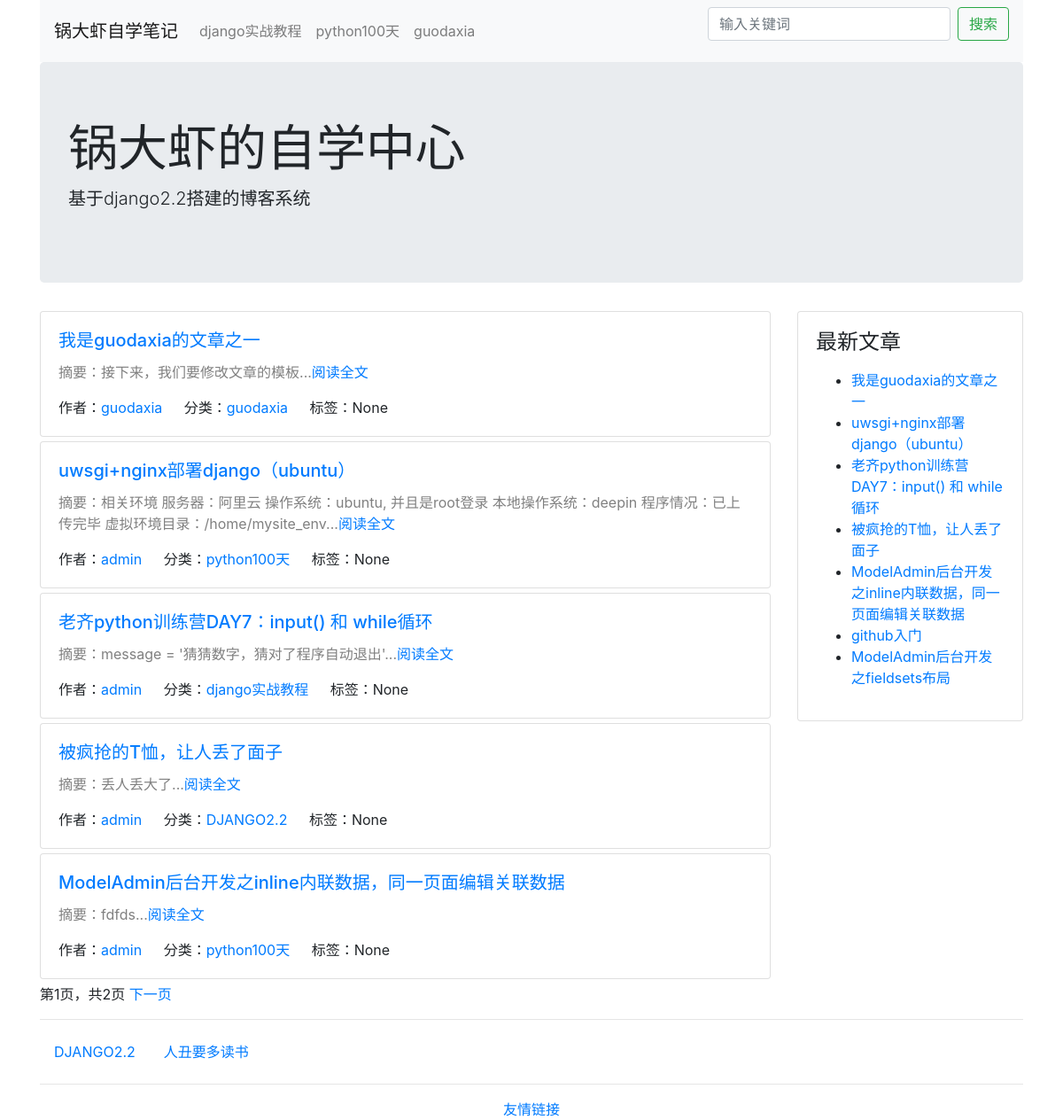
The page / on the database its author committed.
### blog/models.py (models this page shows, shortened)
class Category(models.Model):
    STATUS_NORMAL = 1
    STATUS_DELETE = 0
    STATUS_ITEMS = (
        (STATUS_NORMAL, '正常'),
        (STATUS_DELETE, '删除'),
    )
    name = models.CharField('名称', max_length=50)
    status = models.PositiveIntegerField('状态', default=STATUS_NORMAL, choices=STATUS_ITEMS)
    is_nav = models.BooleanField('是否为导航', default=False)
    owner = models.ForeignKey(User, verbose_name='作者', on_delete=models.CASCADE)
    created_time = models.DateTimeField('创建时间', auto_now_add=True)
    class Meta:
        verbose_name = verbose_name_plural = '分类'
    @classmethod
    def get_navs(cls):
        categories = cls.objects.filter(status=cls.STATUS_NORMAL)
        nav_categories = []
        normal_categories = []
        for cate in categories:
            if cate.is_nav:
                nav_categories.append(cate)
            else:
                normal_categories.append(cate)
        category = {
            'navs': nav_categories,
            'categories': normal_categories,
        }
        return category

class Post(models.Model):
    STATUS_NORMAL = 1
    STATUS_DELETE = 0
    STATUS_DRAFT = 2
    STATUS_ITEMS = (
        (STATUS_NORMAL, '正常'),
        (STATUS_DELETE, '删除'),
        (STATUS_DRAFT, '草稿'),
    )
    title = models.CharField('标题', max_length=255)
    decs = models.CharField('摘要', max_length=1024, blank=True, null=True)
    content = models.TextField('正文', help_text='正文必须为markdown格式')
    status = models.PositiveIntegerField('状态', choices=STATUS_ITEMS, default=STATUS_NORMAL)
    category = models.ForeignKey(Category, verbose_name='分类', on_delete=models.CASCADE)
    tag = models.ManyToManyField(Tag, verbose_name='标签')
    owner = models.ForeignKey(User, verbose_name='作者', on_delete=models.CASCADE)
    created_time = models.DateTimeField('创建时间', auto_now_add=True)
    pv = models.PositiveIntegerField(default=1)
    uv = models.PositiveIntegerField(default=1)
    class Meta:
        verbose_name = verbose_name_plural = '文章'
        ordering = ['-id']
    @classmethod
    def latest_posts(cls):
        return cls.objects.filter(status=cls.STATUS_NORMAL)

### config/models.py (models this page shows, shortened)
class SideBar(models.Model):
    STATUS_SHOW = 1
    STATUS_HIDE = 2
    DISPLAY_HTML = 1
    DISPLAY_LATEST = 2
    DISPLAY_HOT = 3
    DISPLAY_COMMENT = 4
    STATUS_ITEMS = (
        (STATUS_SHOW, '展示'),
        (STATUS_HIDE, '隐藏'),
    )
    SIDE_TYPE = (
        (DISPLAY_HTML, 'HTML'),
        (DISPLAY_LATEST, '最新文章'),
        (DISPLAY_HOT, '最热文章'),
        (DISPLAY_COMMENT, '最近评论'),
    )
    title = models.CharField('标题', max_length=50)
    display_type = models.PositiveIntegerField('展示类型', choices=SIDE_TYPE, default=1)
    content = models.CharField('内容', help_text='如果设置的不是HTML类型，可为空', blank=True, max_length=500)
    status = models.PositiveIntegerField('状态', choices=STATUS_ITEMS, default=STATUS_SHOW)
    owner = models.ForeignKey(User, verbose_name='作者', on_delete=models.CASCADE)
    created_time = models.DateTimeField('创建时间', auto_now_add=True)
    class Meta:
        verbose_name = verbose_name_plural = '侧边栏'
    @classmethod
    def get_all(cls):
        return cls.objects.filter(status=cls.STATUS_SHOW)
    @property
    def content_html(self):
        from blog.models import Post
        from comment.models import Comment
        result = ''
        if self.display_type == self.DISPLAY_HTML:
            result = self.content
        elif self.display_type == self.DISPLAY_LATEST:
            context = {
                'posts': Post.latest_posts(),
            }
            result = render_to_string('config/blocks/sidebar_posts.html', context)
        elif self.display_type == self.DISPLAY_HOT:
            context = {
                'posts': Post.hot_posts(),
            }
            result = render_to_string('config/blocks/sidebar_posts.html', context)
        elif self.display_type == self.DISPLAY_COMMENT:
            context = {
                'comments': Comment.objects.filter(status=Comment.STATUS_NORMAL),
            }
            result = render_to_string('config/blocks/sidebar_comments.html', context)
        return result

### blog/views.py (the view)
# urls.py: path('', IndexView.as_view(), name='index'),
class IndexView(CommonViewMixin, ListView):
    queryset = Post.latest_posts()
    paginate_by = 5
    context_object_name = 'post_list'
    template_name = 'blog/list.html'

### blog/views.py (called while the page is built)
    def get_context_data(self, **kwargs):
        context = super().get_context_data(**kwargs)
        context.update({
            'sidebars': SideBar.get_all(),
        })
        context.update(Category.get_navs())
        return context

### typeidea/templates/blog/list.html (shortened to what this page needs)
{% extends "../base.html" %}
{% block main %}
{% for post in post_list %}
<div class="card post">
    <div class="card-body">
        <h5 class="card-title"><a href="{% url 'post_detail' post.id %}">{{ post.title }}</a></h5>
        <div>
            <p style="color: gray">摘要：{{ post.decs }}...<a href="{% url 'post_detail' post.id %}">阅读全文</a></p>
        </div>
        <span class="card-link">作者：<a href="{% url 'author' post.owner.id %}">{{ post.owner.username }}</a></span>
        <span class="card-link">分类：<a href="{% url 'category_list' post.category.id %}">{{ post.category.name }}</a></span>
        <span class="card-link">标签：{{ post.tag.name }}</span>
    </div>
</div>
{% endfor %}
{% if page_obj %}
第{{ page_obj.number }}页，共{{ paginator.num_pages }}页
{% if page_obj.has_next %}
    <a href="?page={{ page_obj.next_page_number }}">下一页</a>
{% endif %}
{% endif %}
{% endblock %}

### typeidea/templates/base.html (shortened to what this page needs)
<!DOCTYPE html>
<html lang="en">
<head>
    <link rel="stylesheet" href="https://cdn.bootcss.com/bootstrap/4.0.0/css/bootstrap.min.css">
</head>
<body>
    <div class="container head">
    <nav class="navbar navbar-expand-lg navbar-light bg-light">
        <a class="navbar-brand" href="{% url 'index' %}">锅大虾自学笔记</a>
        <div class="collapse navbar-collapse" id="navbarSupportedContent">
            <ul class="navbar-nav mr-auto">
                {% for cate in navs %}
                <li class="nav-item">
                    <a class="nav-link" href="{% url 'category_list' cate.id %}">{{ cate.name }}</a>
                </li>
                {% endfor %}
            </ul>
            <ul>
                <form class="form-inline my-2 my-lg-0" action="/search/" method="GET">
                    <input class="form-control mr-sm-2" value="{{ keyword }}" type="search" placeholder="输入关键词" aria-label="Search" name="keyword">
                    <button class="btn btn-outline-success" type="submit">搜索</button>
                </form>
            </ul>
        </div>
    </nav>
    <div class="jumbotron">
        <h1 class="display-4">锅大虾的自学中心</h1>
        <p class="lead">基于django2.2搭建的博客系统</p>
    </div>
    </div>
    <div class="container main">
        <div class="row">
            <div class="col-9 post-list">
                {% block main %}
                {% endblock %}
            </div>
            <div class="col-3">
                {% block sidebar %}
                    {% for sidebar in sidebars %}
                    <div class="card sidebar">
                        <div class="card-body">
                            <h4>{{ sidebar.title }}</h4>
                            <p>{{ sidebar.content_html }}</p>
                        </div>
                    </div>
                    {% empty %}
                    暂无信息
                    {% endfor %}
                {% endblock %}
            </div>
        </div>
    </div>
    <footer class="footer">
        {% block footer%}
        <div class="container">
            <hr>
            <nav class="nav category">
                {% for cate in categories %}
                <a href="{% url 'category_list' cate.id %}" class="nav-link">{{ cate.name }}</a>
                {% endfor %}
            </nav>
            <hr>
            <nav style="text-align: center">
                <a href="{% url 'links'%}">友情链接</a>
            </nav>
        </div>
        {% endblock %}
    </footer>
</body>
</html>

### typeidea/templates/config/blocks/sidebar_posts.html
<ul>
    {% for post in posts %}
    <li><a href="/post/{{ post.id }}.html">{{ post.title }}</a></li>
    {% endfor %}
</ul>

### typeidea/templates/base.html (style rules this page uses)
.post { margin-bottom: 5px }

### rows shown on the page
Category: name "django实战教程"
Category: name "python100天"
Category: name "guodaxia"
Post: title "我是guodaxia的文章之一", decs "接下来，我们要修改文章的模板", owner.username "guodaxia", category.name "guodaxia", tag.name "None"
Post: title "uwsgi+nginx部署django（ubuntu）", decs "相关环境 服务器：阿里云 操作系统：ubuntu, 并且是root登录 本地操作系统：deepin 程序情况：已上传完毕 虚拟环境目录：/home/mysite_env", owner.username "admin", category.name "python100天", tag.name "None"
Post: title "老齐python训练营DAY7：input() 和 while循环", decs "message = '猜猜数字，猜对了程序自动退出'", owner.username "admin", category.name "django实战教程", tag.name "None"
Post: title "被疯抢的T恤，让人丢了面子", decs "丢人丢大了", owner.username "admin", category.name "DJANGO2.2", tag.name "None"
Post: title "ModelAdmin后台开发之inline内联数据，同一页面编辑关联数据", decs "fdfds", owner.username "admin", category.name "python100天", tag.name "None"
SideBar: title "最新文章"
Post: title "github入门"
Post: title "ModelAdmin后台开发之fieldsets布局"
Category: name "DJANGO2.2"
Category: name "人丑要多读书"

### other values the page prints
{{ page_obj.number }} "1"
{{ paginator.num_pages }} "2"
